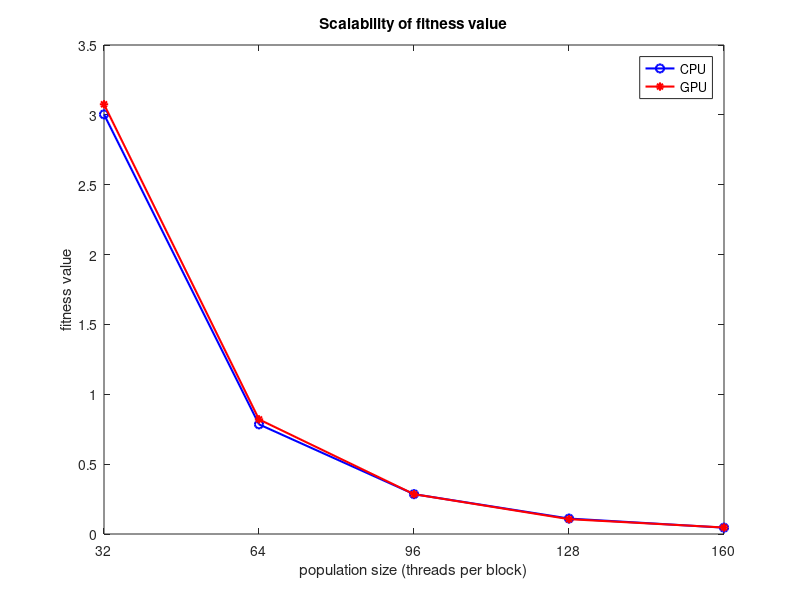
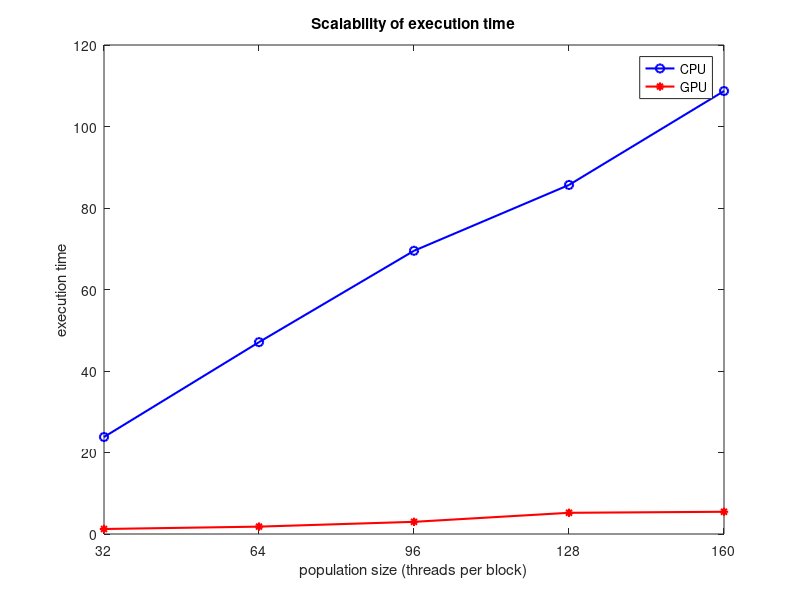

Recreate these plots in MATLAB, in order.
scalability_schafferf7_cpu_multi_runs = load("scalability_schafferf7_cpu_multi_runs.txt");
scalability_schafferf7_gpu_multi_runs = load("scalability_schafferf7_gpu_multi_runs.txt");

scalability_schafferf7_cpu_time_multi_runs = load("scalability_schafferf7_cpu_time_multi_runs.txt");
scalability_schafferf7_gpu_time_multi_runs = load("scalability_schafferf7_gpu_time_multi_runs.txt");


plot(mean(scalability_schafferf7_cpu_multi_runs), 'bo-', 'linewidth', 1.5)
hold on
plot(mean(scalability_schafferf7_gpu_multi_runs), 'r*-', 'linewidth', 1.5)
legend('CPU', 'GPU')
xlabel('population size (threads per block)')
ylabel('fitness value')
set(gca,'Xtick',1:5,'XTickLabel',{'32', '64', '96', '128', '160'})
title('Scalability of fitness value')
print -depsc scalability_schafferf7.eps
hold off

plot(mean(scalability_schafferf7_cpu_time_multi_runs), 'bo-', 'linewidth', 1.5)
hold on
plot(mean(scalability_schafferf7_gpu_time_multi_runs), 'r*-', 'linewidth', 1.5)
legend('CPU', 'GPU')
xlabel('population size (threads per block)')
ylabel('execution time')
set(gca,'Xtick',1:5,'XTickLabel',{'32', '64', '96', '128', '160'})
title('Scalability of execution time')
print -depsc scalability_schafferf7_time.eps
hold off
